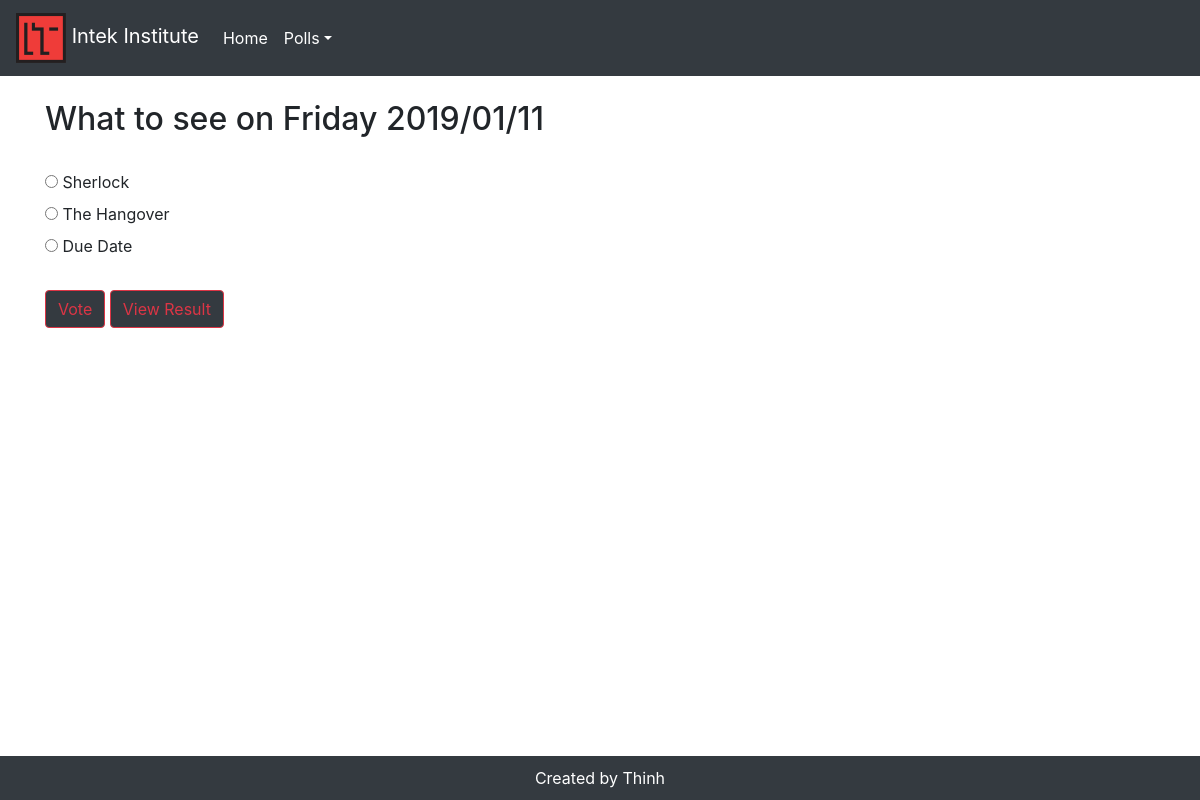
/1/, run on the app's committed database.
### moviepoll/models.py (models this page shows, shortened)
class Question(models.Model):
    question_text = models.CharField(max_length=200)
    pub_date = models.DateTimeField('date published')

class Choice(models.Model):
    question = models.ForeignKey(Question, on_delete=models.CASCADE)
    choice_text = models.CharField(max_length=200)
    votes = models.IntegerField(default=0)

### moviepoll/views.py (the view)
# urls.py: path('<int:question_id>/', views.detail, name='detail'),
def detail(request, question_id):
    question = get_object_or_404(Question, pk=question_id)
    return render(request,
                  'moviepoll/detail.html',
                  {'question': question},
                 )

### moviepoll/context_processors.py (called while the page is built)
def get_questions(request):
    question_list = Question.objects.order_by('pub_date')
    return {
        'question_list': question_list,
    }

### moviepoll/templates/moviepoll/detail.html (shortened to what this page needs)
{% extends "moviepoll/base.html" %}
{% block content %}
  <div class="row">
    <div class="col-sm-12 mb-4 mt-4">
      <h2>{{ question.question_text }}</h2>
    </div>
  </div>
  {% if question.choice_set.all %}
      <form action="{% url 'moviepoll:result' question.id %}" method="post">
          <div class=choices>
            {% for choice in question.choice_set.all %}
              <input type="radio" name="choice" id="choice{{ forloop.counter }}" value="{{ choice.id }}">
              <label for="choice{{ forloop.counter }}">{{ choice.choice_text }}</label><br>
            {% endfor %}
          </div>
          <div class="row">
            <div class="col-sm-12 mt-4">
              <input type="submit" class="btn btn-dark btn-outline-danger" value="Vote">
              <button type="button" class="btn btn-dark btn-outline-danger" data-toggle="modal" data-target="#Mymodal">View Result</button>
            </div>
          </div>
      </form>
  {% else %}
      No movie have been chosen!
  {% endif %}
{% endblock content %}

### moviepoll/static/moviepoll/style.css (style rules this page uses)
* { margin: 0; padding: 0; }

### data on the page
Question: question_text "What to see on Friday 2019/01/11"
Choice: choice_text "Sherlock"
Choice: choice_text "The Hangover"
Choice: choice_text "Due Date"
